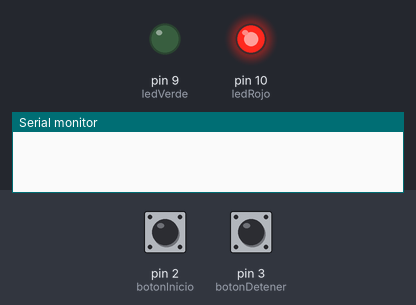
Bench run of a sketch on a simulated Arduino Uno, built with avr-gcc and run on an emulated ATmega328P. Parts: output pins drawn as LEDs (lit = HIGH), the last lines printed to the serial monitor. Dashed ring = blinking. The inputs (shaded band) are chosen by the test bench; at power-on: pin 2 (botonInicio) HIGH, pin 3 (botonDetener) HIGH.

Above: at 1.2 s.
1.3 s: pin 2 (botonInicio) pulled LOW for 0.15 s
At 2.3 s:
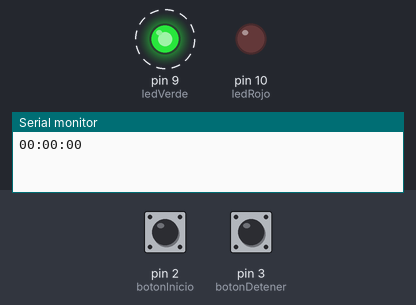
4.4 s: pin 3 (botonDetener) pulled LOW for 0.15 s
At 5.0 s:
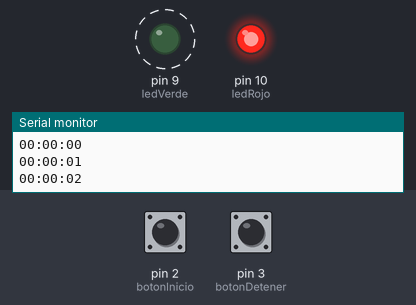
6.0 s: pin 2 (botonInicio) pulled LOW for 1 s
At 7.0 s:
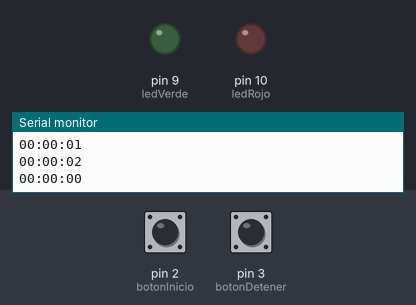
10.0 s: pin 3 (botonDetener) pulled LOW for 1 s
At 10.4 s:
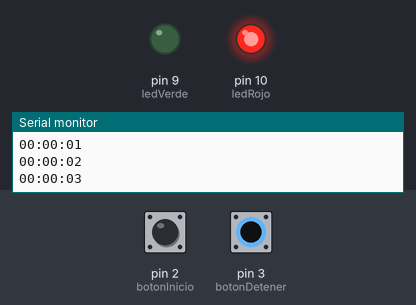
Timing chart, 0 to 13.0 s (numbered marks = the images above; inputs shaded):
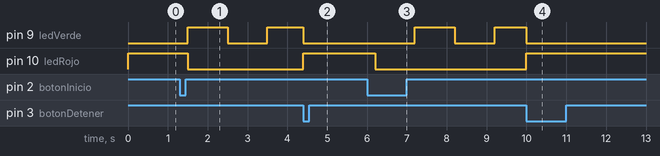

The sketch:

cronometro.ino
```cpp
// Pines
 int ledVerde = 9;
 int ledRojo = 10;
 int botonInicio = 2;
 int botonDetener = 3;

// Estados
bool cronometroActivo = false;
unsigned long tiempoInicio = 0;
unsigned long tiempoActual = 0;
unsigned long tiempoAnteriorImpreso = 0;

// Parpadeo del LED verde
unsigned long anteriorParpadeo = 0;
bool estadoLedVerde = false;
unsigned long intervaloParpadeo = 1000; // 1000 ms

void setup() {
  pinMode(ledVerde, OUTPUT);
  pinMode(ledRojo, OUTPUT);
  pinMode(botonInicio, INPUT_PULLUP);
  pinMode(botonDetener, INPUT_PULLUP);
  Serial.begin(9600);
}

void loop() {
  // Leer botón de INICIO
  if (digitalRead(botonInicio) == LOW) {
    if (!cronometroActivo) {
      cronometroActivo = true;
      tiempoInicio = millis();
      tiempoAnteriorImpreso = 0; // reiniciar impresión
      anteriorParpadeo = 0;      // reiniciar parpadeo
      delay(200); // anti-rebote
    }
  }

  // Leer botón de DETENER
  if (digitalRead(botonDetener) == LOW) {
    if (cronometroActivo) {
      cronometroActivo = false;
      digitalWrite(ledVerde, LOW); // apagar verde inmediatamente
      digitalWrite(ledRojo, HIGH); // encender rojo inmediatamente
      delay(200); // anti-rebote
    }
  }

  if (cronometroActivo) {
    digitalWrite(ledRojo, LOW); // apagar rojo

    // Parpadeo controlado por millis()
    unsigned long ahora = millis();
    if (ahora - anteriorParpadeo >= intervaloParpadeo) {
      anteriorParpadeo = ahora;
      estadoLedVerde = !estadoLedVerde;
      digitalWrite(ledVerde, estadoLedVerde);
    }

    // Mostrar tiempo cada segundo
    tiempoActual = millis() - tiempoInicio;
    if (millis() - tiempoAnteriorImpreso >= 1000) {
      tiempoAnteriorImpreso = millis();

      unsigned long segundosTotales = tiempoActual / 1000;
      int horas = segundosTotales / 3600;
      int minutos = (segundosTotales % 3600) / 60;
      int segundos = segundosTotales % 60;

      // Imprimir como HH:MM:SS
      if (horas < 10) Serial.print("0");
      Serial.print(horas); Serial.print(":");

      if (minutos < 10) Serial.print("0");
      Serial.print(minutos); Serial.print(":");

      if (segundos < 10) Serial.print("0");
      Serial.println(segundos);
    }

  } else {
    // Si está detenido, el LED verde está apagado
    digitalWrite(ledVerde, LOW);
    digitalWrite(ledRojo, HIGH);
  }
}
```

Measured:
- after the input at 1.3 s, pin 9 (ledVerde): LOW → HIGH after 0.20 s, → LOW 1.0 s later, → HIGH 1.0 s later; pin 10 (ledRojo): HIGH → LOW after 0.20 s
- after the input at 4.4 s, pin 10 (ledRojo): LOW → HIGH at once
- after the input at 6.0 s, pin 9 (ledVerde): LOW → HIGH after 1.2 s, → LOW 1.0 s later, → HIGH 1.0 s later; pin 10 (ledRojo): HIGH → LOW after 0.20 s
- after the input at 10.0 s, pin 10 (ledRojo): LOW → HIGH at once
